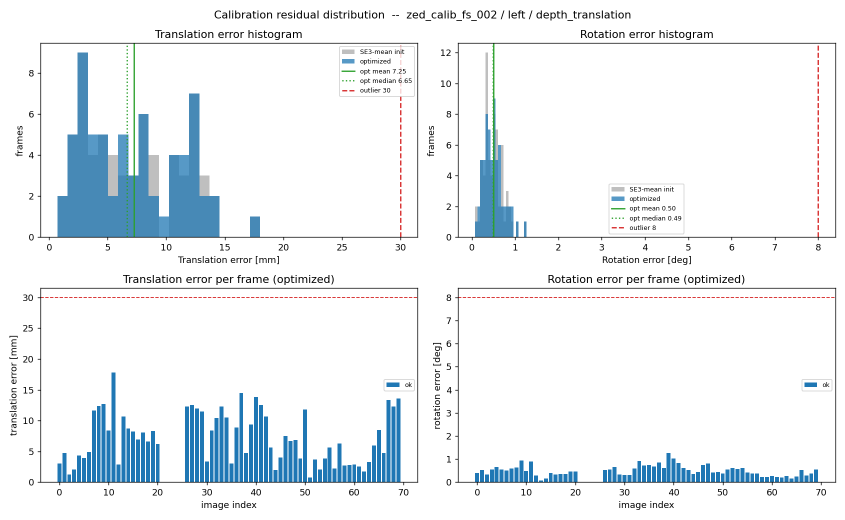
#> input picture crisp_env/crisp_py/hand_to_eye_calibration/roahm-deformable-objects/zsy-testmycode/results/zed_calib_fs_002/error_distribution_left_nonlinear_opt_depth_translation.png, 1690 x 1040 px (shown at 1/2 size)
$ python -i calculate_base_to_cam_nonlinear_opt.py   (imports and definitions only)
#> lines starting #> are read from the running program, lines starting #| are printed output that depends on the picture
### crisp_env/crisp_py/zed_capture/zed_depth_config.py
"""Single source of truth for the ZED depth disparity-offset correction.

WHY THIS MODULE EXISTS
    Two separate trees consume the correction:
        zed_capture/            -- the perception capture path (applies it at capture)
        hand_to_eye_calibration/-- the calibration solvers (apply it at solve time)
    Both must use the SAME number. This module holds it, and the maths, in one
    place. It has no third-party dependency except numpy, and it does NOT import
    pyzed, so the calibration solvers can import it without a camera present.

WHERE THE NUMBER LIVES
    zed_capture/zed_depth_correction.json

    Found with the same 3-level search that apriltag_image.py uses for the
    intrinsics npz:
        $ZED_DEPTH_CORRECTION_JSON  ->  <repo>/zed_capture/  ->  this directory
    A one-shot override is available as $ZED_DEPTH_OFFSET_PX.

WHAT THE CORRECTION IS
    See the long comment in zed_camera.py. In short: this camera reports depth
    that is too far, because of a CONSTANT DISPARITY OFFSET (not a scale error,
    and not a baseline error). The fix belongs in disparity space:

        z_true = fx * B / (fx * B / z_reported + offset_px)

    A correction in disparity space is range-correct. A multiplicative factor
    would not be, which is why this is not implemented as a scale.

APPLYING IT TO A MEDIAN IS EXACT
    The solvers take the MEDIAN of an 11x11 depth patch and then correct that one
    scalar. This gives the same answer as correcting all 121 pixels and then
    taking the median, because the correction is strictly monotonic in z, and a
    monotonic map commutes with the median. Correcting one scalar per frame
    avoids doubling the memory of a (64, 1242, 2208) depth stack.

DOUBLE-CORRECTION IS THE MAIN HAZARD
    If the capture applies the offset AND the solver applies it, you get 32 px.
    Nothing crashes, and the calibration still converges -- to a wrong answer.
    The guard is a 'disparity_offset_px' key in the saved RGB-D npz:
        key absent           -> old dataset. Raw. Correct it.
        key present, == 0.0  -> raw. Correct it.
        key present, != 0.0  -> already corrected. Do nothing.
    Pass that value as already_applied_px to corrector_for().
"""

from __future__ import annotations

import json
import os
from pathlib import Path

import numpy as np

_THIS_DIR = Path(__file__).resolve().parent
_REPO_ROOT = _THIS_DIR.parent

CONFIG_BASENAME = "zed_depth_correction.json"

# Cameras this correction applies to. It is a per-device measurement, so it must
# never be applied to an Azure Kinect (or to a second ZED) by accident.
SUPPORTED_CAMERAS = ("zed",)

_cache: dict = {}


# ---------------------------------------------------------------------------
# Locating and reading the config
# ---------------------------------------------------------------------------

# [156 lines left out: functions find_config, load, config_path, offset_px, scale, baseline_m and 2 more, not called in this run]


# ---------------------------------------------------------------------------
# The correction itself
# ---------------------------------------------------------------------------

class DepthCorrector:
    """Maps reported depth to corrected depth. Identity when disabled.

    Callable on a scalar or on an array. Invalid samples (<= 0, or non-finite)
    pass through untouched, because 0 means "no measurement" in every depth
    convention used here.

    Attributes:
        enabled: False means this is the identity. Call it anyway; it is cheap.
    """

    def __init__(self, fx: float, baseline_m: float, offset_px: float,
                 unit: str = "m", reason: str = "", scale: float = 1.0):
        if unit not in ("m", "mm"):
            raise ValueError(f"unit must be 'm' or 'mm', got {unit!r}")
        self.fx = float(fx)
        self.baseline_m = float(baseline_m)
        self.offset_px = float(offset_px)
        self.scale = float(scale)
        self.unit = unit
        self.reason = reason
        # fx*B carries the unit of the depth it will divide into.
        self._fx_b = self.fx * self.baseline_m * (1000.0 if unit == "mm" else 1.0)

    @property
    def enabled(self) -> bool:
        return bool(self.offset_px) or self.scale != 1.0

    # [33 lines left out: functions __call__, describe, not called in this run]


def disabled_corrector(reason: str = "") -> DepthCorrector:
    """A no-op corrector. Safe module-level default."""
    return DepthCorrector(fx=1.0, baseline_m=1.0, offset_px=0.0, reason=reason)
#> further down, picture is the input picture: shape (1040, 1690, 3); mean B, G, R 244.1, 240.7, 235.6


# [108 lines left out: functions corrector_for, dataset_applied_offset_px, dataset_applied_scale, not called in this run]

### crisp_env/crisp_py/hand_to_eye_calibration/roahm-deformable-objects/zsy-testmycode/calculate_base_to_cam_nonlinear_opt.py
#!/usr/bin/env python3

import sys
from pathlib import Path

REPO_ROOT = Path(__file__).resolve().parents[1]
if str(REPO_ROOT) not in sys.path:
    sys.path.insert(0, str(REPO_ROOT))

# The ZED depth disparity-offset correction is shared with the capture path. Its
# value lives in zed_capture/zed_depth_correction.json so there is one source of
# truth. zed_depth_config needs only numpy, so importing it here is safe.
_ZED_CAPTURE_DIR = REPO_ROOT.parents[1] / "zed_capture"
if str(_ZED_CAPTURE_DIR) not in sys.path:
    sys.path.insert(0, str(_ZED_CAPTURE_DIR))
try:
    import zed_depth_config
except ImportError as exc:  # loud on purpose: a silent skip costs 220 mm of accuracy
    raise ImportError(
        f"Cannot import zed_depth_config from {_ZED_CAPTURE_DIR}. The ZED depth "
        "correction is required for --camera zed --use-depth-translation; without "
        "it the depth reads ~15% too far and the calibration is wrong by ~220 mm. "
        "Set $ZED_DEPTH_CORRECTION_JSON and put zed_depth_config.py beside it, or "
        "restore zed_capture/."
    ) from exc

import argparse
import os
from pathlib import Path
import sys

import cv2
import numpy as np
from scipy.optimize import least_squares
from scipy.spatial.transform import Rotation

from apriltag_image import apriltag_image


# ============================================================
# Azure color camera intrinsics
# Resolution: 1280 x 720
# ============================================================

AZURE_FX = 606.112427
AZURE_FY = 605.882141
AZURE_CX = 641.757812
AZURE_CY = 365.651886

DATAPATH = (
    "/home/yizhouch/move_some_robots/crisp_env/crisp_py/"
    "hand_to_eye_calibration/roahm-deformable-objects"
)

EXPECTED_TAG_ID = 3
TAG_SIZE_M = 0.0950   # MEASURED with calipers 2026-08-19 (outer black square edge, re-verified).
                     # The mount was long assumed 0.093; the print is 3.2% larger,
                     # which scaled every tag-derived range short by the same factor
                     # and biased the solved extrinsics ~50 mm along the viewing ray.
                     # zed_depth_correction.json's disparity offset was re-derived
                     # under this size the same day -- change them TOGETHER or the
                     # depth and tag rulers disagree again.

# The OUTLIER rule of the residual report. Also what the worst-case ranking
# normalizes by, so "worst" and "OUTLIER" always mean the same thing.
TRANS_THRESH_MM = 30.0
ROT_THRESH_DEG = 8.0


# ============================================================
# SE(3) utilities
# ============================================================

# [104 lines left out: functions _skew, _se3_log, _se3_exp, _invert_T, _mean_se3, _gamma_bgr, not called in this run]


def _clahe_bgr(img_bgr, clip=5.0, tile=(8, 8)):
#> called with clip = 5, tile = (8, 8)
    lab = cv2.cvtColor(img_bgr, cv2.COLOR_BGR2LAB)
#> lab: shape (1040, 1690, 3); mean of channels 0, 1, 2 241.1, 127.7, 125.8
    l, a, b = cv2.split(lab)
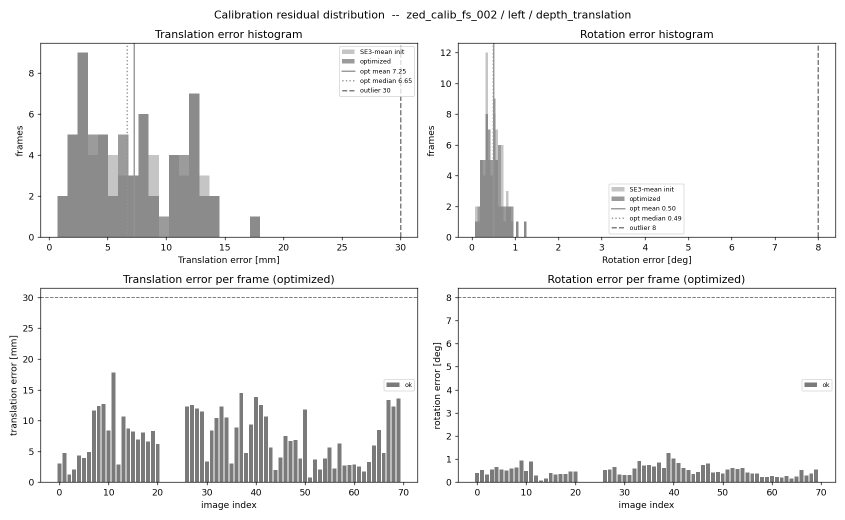
#> l: shape (1040, 1690) (shown at 1/2 size); min 0, max 255, mean 241.1
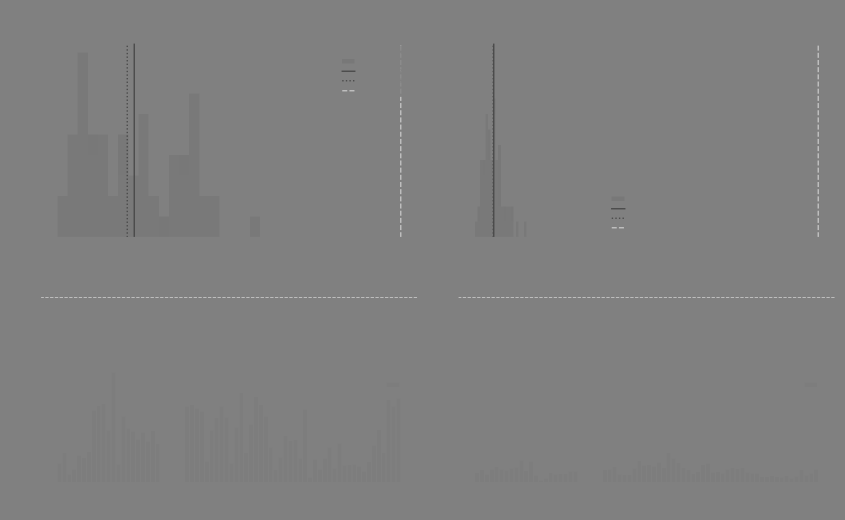
#> a: shape (1040, 1690) (shown at 1/2 size); min 74, max 193, mean 127.7
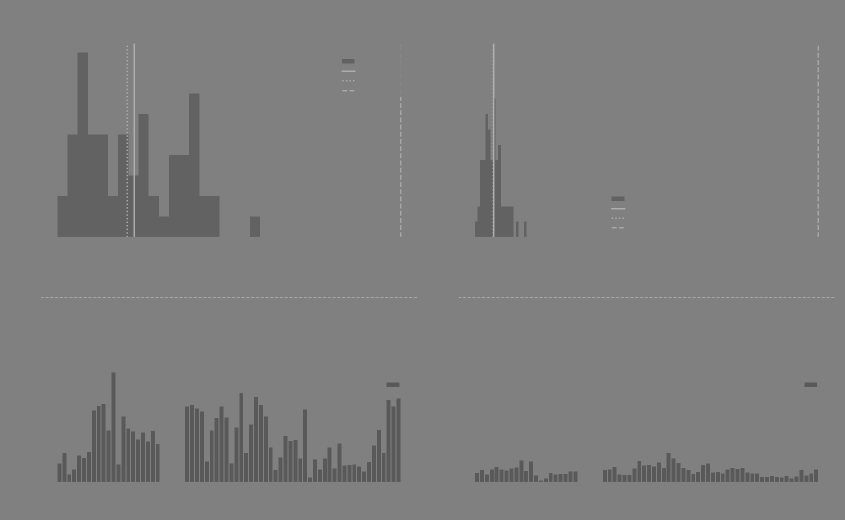
#> b: shape (1040, 1690) (shown at 1/2 size); min 89, max 177, mean 125.8
    clahe = cv2.createCLAHE(clipLimit=clip, tileGridSize=tile)
    l2 = clahe.apply(l)
    lab2 = cv2.merge([l2, a, b])
#> lab2: shape (1040, 1690, 3); mean of channels 0, 1, 2 241, 127.7, 125.8
    return cv2.cvtColor(lab2, cv2.COLOR_LAB2BGR)


def _contrast_brightness(img_bgr, alpha=2.0, beta=60):
    return cv2.convertScaleAbs(img_bgr, alpha=alpha, beta=beta)


# [128 lines left out: functions _make_enhanced_versions, _find_expected_tag, _detect_with_enhancement_until_success, _rgbd_npz_path, _load_depth_stack, not called in this run]


# ZED depth disparity-offset correction. Identity until main() installs a real one,
# so an Azure run and a direct import both behave exactly as before.
_DEPTH_CORRECTOR = zed_depth_config.disabled_corrector("not configured yet")


# [31 lines left out: functions set_depth_corrector, _depth_at_pixel, not called in this run]


# Intrinsics used for DEPTH back-projection. Defaults to the Azure constants above so
# existing --camera azure runs are bit-identical; set_depth_intrinsics() overrides them
# for other cameras (see the --camera zed branch in main()).
_DEPTH_INTR = {"fx": AZURE_FX, "fy": AZURE_FY, "cx": AZURE_CX, "cy": AZURE_CY}


# [53 lines left out: functions set_depth_intrinsics, _pixel_depth_to_camera_point, _load_robot_poses, not called in this run]


# ============================================================
# Fixed gripper -> AprilTag transform
# ============================================================

gripper2tag = np.array([
    [0, 0, -1, 0.02],#ORIGINALLY -0.02!!!
    [0, -1, 0, 0],
    [-1, 0, 0, 0.0892],# adjusted 8/19 (originally 0.0905 -> 0.1055)
    [0, 0, 0, 1],
])


# ============================================================
# Build calibration pairs
# ===========================================================

# [410 lines left out: functions _build_calibration_pairs, _pose_error_rows, _error_stats_lines, _print_report, _plot_error_distribution, _write_ply and 4 more, not called in this run]


# Axis colours, BGR. The two poses get DIFFERENT colour families on purpose: with
# one family for both, the picture is unreadable, and a marker glyph in an axis
# colour gets mistaken for an axis (a 40 px red '+' at the predicted origin once
# read as a 90 deg rotation error on a frame whose true error was 15.9 deg).
_AXIS_COLOURS_MEASURED = ((0, 0, 255), (0, 255, 0), (255, 0, 0))       # r / g / b
_AXIS_COLOURS_PREDICTED = ((255, 0, 255), (0, 255, 255), (255, 255, 0))  # m / y / c
_AXIS_LEN_M = 0.05


# [728 lines left out: functions _axis_angle_report, _draw_worst_case_image, _save_worst_cases, _residual_for_optimizer, _initial_guess_from_per_frame, _optimize_X and 2 more, not called in this run]


# [2 lines not run here, left out]

>>> import cv2
>>> picture = cv2.imread('results/zed_calib_fs_002/error_distribution_left_nonlinear_opt_depth_translation.png')
>>> result = _clahe_bgr(picture)
